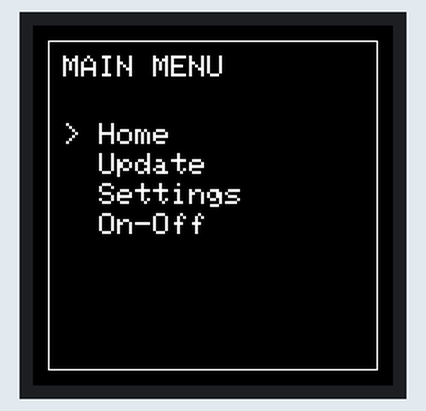
A sketch run on a simulated Arduino Uno, built with avr-gcc and run on an emulated ATmega328P. On the bench: 240×240 colour display.

Above: at 0.1 s.

The sketch:

menu.ino
```cpp
#include <Arduino_ST7789.h>                           // hardware-specific library for ST7789
#include <SPI.h>

#define TFT_DC    9
#define TFT_RST   8

Arduino_ST7789 tft = Arduino_ST7789(TFT_DC, TFT_RST);

// UI variables
#define screen_border   10
#define pointer         "> "

short int gutter = 20;

void setup(void) {
  tft.init (240, 240);
  tft.fillScreen (BLACK);

  tft.drawRect(screen_border, screen_border, 220, 220, WHITE);
  tft.setTextSize(2);
  tft.setCursor(screen_border*2, screen_border*2);
  tft.print("MAIN MENU");

  menu_item("Home", true, 1);
  menu_item("Update", false, 2);
  menu_item("Settings", false, 3);
  menu_item("On-Off", false, 4);
}

void loop (){

}

void menu_item(char *text, bool active, short index) {
  tft.setCursor(screen_border*2, (gutter*(2+index)+5));
  is_active(active);
  tft.print(text);
}

void is_active(bool active) {
  if (active == true) {
    tft.print(pointer);
  } else {
    tft.print("  ");
  }

}

void print_text(char *text, short x, short y) {
  tft.setCursor(x, y);
  tft.setTextColor(WHITE);
  tft.setTextWrap(true);
  tft.print(text);
}
```
